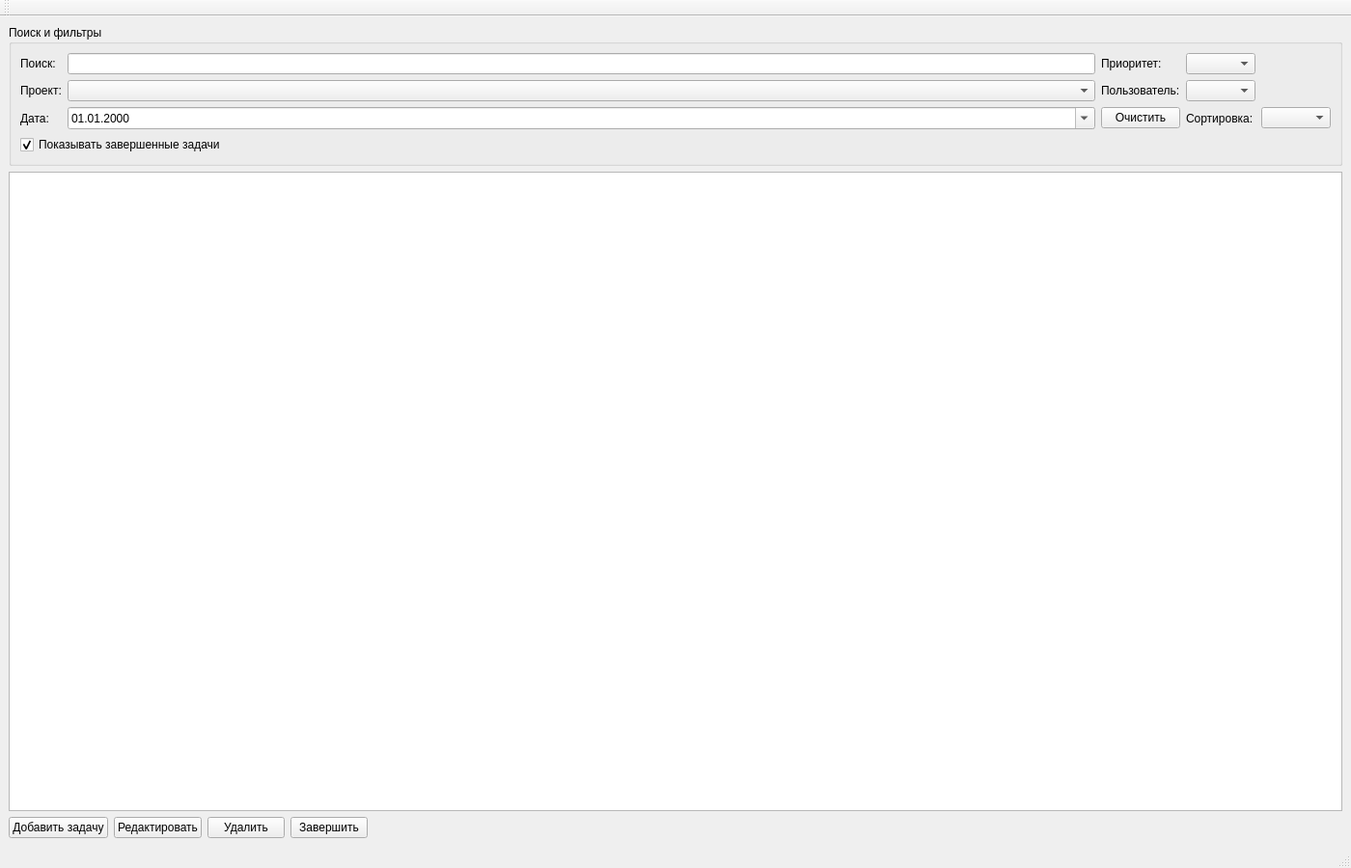
<?xml version="1.0" encoding="UTF-8"?>
<ui version="4.0">
 <class>MainWindow</class>
 <widget class="QMainWindow" name="MainWindow">
  <property name="geometry">
   <rect>
    <x>0</x>
    <y>0</y>
    <width>1400</width>
    <height>900</height>
   </rect>
  </property>
  <property name="windowTitle">
   <string>Планировщик задач</string>
  </property>
  <widget class="QWidget" name="centralWidget">
   <layout class="QVBoxLayout" name="verticalLayout">
    <item>
     <widget class="QGroupBox" name="filterGroup">
      <property name="title">
       <string>Поиск и фильтры</string>
      </property>
      <layout class="QGridLayout" name="gridLayout">
       <item row="0" column="0">
        <widget class="QLabel" name="labelSearch">
         <property name="text">
          <string>Поиск:</string>
         </property>
        </widget>
       </item>
       <item row="0" column="1">
        <widget class="QLineEdit" name="searchEdit"/>
       </item>
       <item row="0" column="2">
        <widget class="QLabel" name="labelPriority">
         <property name="text">
          <string>Приоритет:</string>
         </property>
        </widget>
       </item>
       <item row="0" column="3">
        <widget class="QComboBox" name="priorityFilter"/>
       </item>
       <item row="1" column="0">
        <widget class="QLabel" name="labelProject">
         <property name="text">
          <string>Проект:</string>
         </property>
        </widget>
       </item>
       <item row="1" column="1">
        <widget class="QComboBox" name="projectFilter"/>
       </item>
       <item row="1" column="2">
        <widget class="QLabel" name="labelUser">
         <property name="text">
          <string>Пользователь:</string>
         </property>
        </widget>
       </item>
       <item row="1" column="3">
        <widget class="QComboBox" name="userFilter"/>
       </item>
       <item row="2" column="0">
        <widget class="QLabel" name="labelDate">
         <property name="text">
          <string>Дата:</string>
         </property>
        </widget>
       </item>
       <item row="2" column="1">
        <widget class="QDateEdit" name="dateFilter">
         <property name="calendarPopup">
          <bool>true</bool>
         </property>
         <property name="displayFormat">
          <string>dd.MM.yyyy</string>
         </property>
        </widget>
       </item>
       <item row="2" column="2">
        <widget class="QPushButton" name="clearDateButton">
         <property name="text">
          <string>Очистить</string>
         </property>
         <property name="styleSheet">
          <string notr="true"/>
         </property>
        </widget>
       </item>
       <item row="2" column="3">
        <widget class="QLabel" name="labelSort">
         <property name="text">
          <string>Сортировка:</string>
         </property>
        </widget>
       </item>
       <item row="2" column="4">
        <widget class="QComboBox" name="sortCombo"/>
       </item>
       <item row="3" column="0" colspan="2">
        <widget class="QCheckBox" name="showCompletedCheckBox">
         <property name="text">
          <string>Показывать завершенные задачи</string>
         </property>
         <property name="checked">
          <bool>true</bool>
         </property>
        </widget>
       </item>
      </layout>
     </widget>
    </item>
    <item>
     <widget class="QListWidget" name="taskList"/>
    </item>
    <item>
     <layout class="QHBoxLayout" name="buttonLayout">
      <item>
       <widget class="QPushButton" name="addButton">
        <property name="text">
         <string>Добавить задачу</string>
        </property>
       </widget>
      </item>
      <item>
       <widget class="QPushButton" name="editButton">
        <property name="text">
         <string>Редактировать</string>
        </property>
       </widget>
      </item>
      <item>
       <widget class="QPushButton" name="deleteButton">
        <property name="text">
         <string>Удалить</string>
        </property>
       </widget>
      </item>
      <item>
       <widget class="QPushButton" name="completeButton">
        <property name="text">
         <string>Завершить</string>
        </property>
       </widget>
      </item>
      <item>
       <spacer name="horizontalSpacer">
        <property name="orientation">
         <enum>Qt::Horizontal</enum>
        </property>
        <property name="sizeHint" stdset="0">
         <size>
          <width>40</width>
          <height>20</height>
         </size>
        </property>
       </spacer>
      </item>
     </layout>
    </item>
   </layout>
  </widget>
  <widget class="QMenuBar" name="menuBar"/>
  <widget class="QStatusBar" name="statusBar"/>
  <widget class="QToolBar" name="mainToolBar">
   <property name="windowTitle">
    <string>toolBar</string>
   </property>
   <attribute name="toolBarArea">
    <enum>TopToolBarArea</enum>
   </attribute>
   <attribute name="toolBarBreak">
    <bool>false</bool>
   </attribute>
  </widget>
 </widget>
 <resources/>
 <connections/>
</ui>
